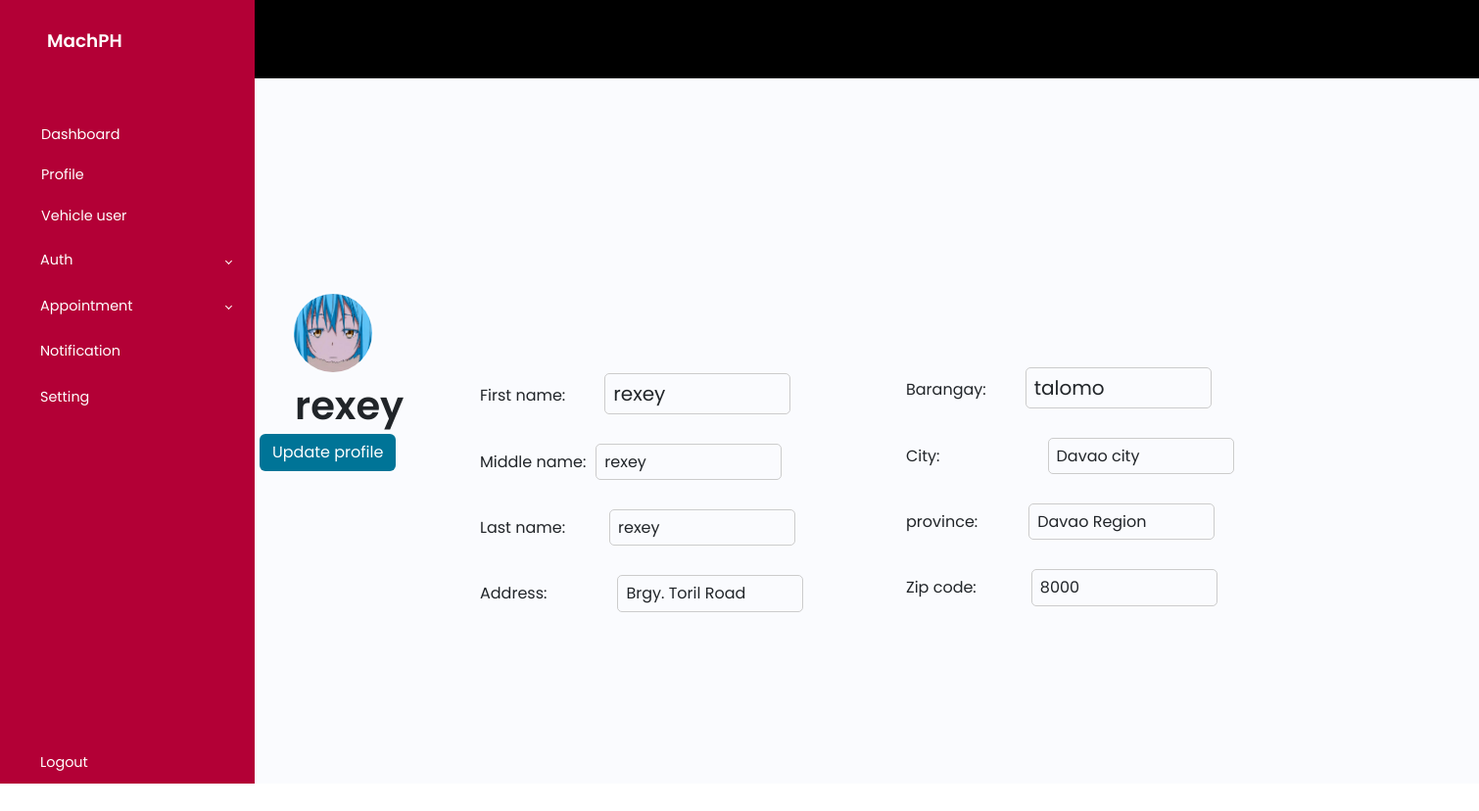
Screenshot of /profile.php (signed in) with the database file from the repository.
### tables this page shows
CREATE TABLE `user` (
  `id` int(100) NOT NULL,
  `name` varchar(100) NOT NULL,
  `firstname` varchar(255) DEFAULT NULL,
  `middlename` varchar(255) DEFAULT NULL,
  `lastname` varchar(255) DEFAULT NULL,
  `homeaddress` varchar(255) DEFAULT NULL,
  `email` varchar(100) NOT NULL,
  `password` varchar(100) NOT NULL,
  `image` varchar(100) NOT NULL,
  `barangay` varchar(255) DEFAULT NULL,
  `province` varchar(255) DEFAULT NULL,
  `municipality` varchar(255) DEFAULT NULL,
  `zipcode` varchar(255) DEFAULT NULL,
  `role` varchar(255) NOT NULL,
  `companyid` int(11) DEFAULT NULL
);

### profile.php (the view, shortened to what this page needs)
<?php
include 'config.php';
$user_id = $_SESSION['user_id'];
$select = mysqli_query($conn, "SELECT * FROM user WHERE id = '$user_id'") or die('query failed');
if(mysqli_num_rows($select) > 0){
   $fetch = mysqli_fetch_assoc($select);
} else {
   die('No user found');
}
?>
<!DOCTYPE html>
<html lang="en">
<head>
   <link href="https://cdn.jsdelivr.net/npm/bootstrap@5.3.0-alpha3/dist/css/bootstrap.min.css" rel="stylesheet"
>
   <link href="https://cdn.jsdelivr.net/npm/tailwindcss@2.2.19/dist/tailwind.min.css" rel="stylesheet">
   <link rel="stylesheet" href="css/nav.css">
   <link rel="stylesheet" href="css/profile.css">
   <link rel="stylesheet" href="css/home.css">
</head>
<body>
    <nav class="fixed w-full h-20 bg-black flex justify-between items-center px-4 text-gray-100 font-medium">
    </nav>
   <div class="container-navbar-home">
   <div class="wrapper">
        <aside id="sidebar">
            <div class="d-flex">
                <button class="toggle-btn" type="button">
                </button>
                <div class="sidebar-logo">
                    <a href="home.php">MachPH</a>
                </div>
            </div>
            <ul class="sidebar-nav">
            <li class="sidebar-item">
                    <a href="home.php" class="sidebar-link">
                    <span style="margin-left: 13px;">Dashboard</span>
                    </a>
                </li>
                <li class="sidebar-item">
                    <a href="profile.php" class="sidebar-link">
                    <span style="margin-left: 13px;">Profile</span>
                    </a>
                </li>
                <li class="sidebar-item">
               <a href="vehicleuser.php?user_id=<?php echo $_SESSION['user_id']; ?>" class="sidebar-link">
                    <span style="margin-left: 13px;">Vehicle user</span>
                </a>
                </li>
                <li class="sidebar-item">
                    <a href="#" class="sidebar-link collapsed has-dropdown" data-bs-toggle="collapse"
                        data-bs-target="#auth" aria-expanded="false" aria-controls="auth">
                        <span>Auth</span>
                    </a>
                </li>
                <li class="sidebar-item">
                    <a href="#" class="sidebar-link collapsed has-dropdown" data-bs-toggle="collapse"
                        data-bs-target="#multi" aria-expanded="false" aria-controls="multi">
                        <span>Appointment</span>
                    </a>
                </li>
                <li class="sidebar-item">
                    <a href="#" class="sidebar-link">
                        <span>Notification</span>
                    </a>
                </li>
                <li class="sidebar-item">
                    <a href="#" class="sidebar-link">
                        <span>Setting</span>
                    </a>
                </li>
            </ul>
            <div class="sidebar-footer">
            <a href="index.php" target="_blanck" class="sidebar-link">
                <span>Logout</span>
            </a>
            </div>
        </aside>
        <div class="main p-3">
        </div>
    </div>
   </div>
<div class="container-profile">
   <div class="profile">
      <?php
         if($fetch['image'] == ''){
            echo '<img src="images/default-avatar.png">';
         }else{
            echo '<img src="uploaded_img/'.$fetch['image'].'">';
         }
      ?>
       <h3><?php echo $fetch['name']; ?></h3>
      <a href="update_profile.php" class="btn">Update profile</a>
      </div>
      <div class="fullname-container">
            <div class="fullname-container-h4"><h4>First name:<p class="profile-box"><?php echo $fetch['firstname']; ?></p></h4> </div>
            <div class="fullname-container-h41"><h4>Middle name:<p class="profile-box1"><?php echo $fetch['middlename']; ?></p></h4> </div>
            <div class="fullname-container-h42"><h4>Last name:<p class="profile-box2"><?php echo $fetch['lastname']; ?></p></h4> </div>
            <div class="fullname-container-h43"> <h4>Address:<p class="profile-box3"><?php echo $fetch['homeaddress']; ?></p></h4> </div>
      </div>
      <div class="fullname-container fullname-container-2">
            <div class="fullname-container-h4"><h4>Barangay:<p class="profile-box-0"><?php echo $fetch['barangay']; ?></p></h4> </div>
            <div class="fullname-container-h41"><h4>City:<p class="profile-box1-1"><?php echo $fetch['municipality']; ?></p></h4> </div>
            <div class="fullname-container-h42"><h4>province:<p class="profile-box2-2"><?php echo $fetch['province']; ?></p></h4> </div>
            <div class="fullname-container-h43"> <h4>Zip code:<p class="profile-box3-3"><?php echo $fetch['zipcode']; ?></p></h4> </div>
      </div>
</div>
</body>
</html>

### css/nav.css (style rules this page uses)
a { text-decoration: none; }
li { list-style: none; }
body { font-family: 'Poppins', sans-serif; }
.wrapper { display: flex; }
.main { min-height: 100vh; width: 100%; overflow: hidden; transition: all 0.35s ease-in-out; background-color: #fafbfe; }
#sidebar { width: 70px; min-width: 70px; z-index: 1000; transition: all .25s ease-in-out; background-color: #b30036; display: flex; flex-direction: column; }
#sidebar.expand { width: 260px; min-width: 260px; }
.toggle-btn { background-color: transparent; cursor: pointer; border: 0; padding: 1rem 1.5rem; }
.sidebar-logo { margin: auto 0; }
.sidebar-logo a { color: #FFF; font-size: 1.15rem; font-weight: 600; }
.sidebar-nav { padding: 2rem 0; flex: 1 1 auto; }
a.sidebar-link { padding: .625rem 1.625rem; color: #FFF; display: block; font-size: 0.9rem; white-space: nowrap; border-left: 3px solid transparent; }
.sidebar-item { position: relative; }
#sidebar.expand .sidebar-link[data-bs-toggle="collapse"]::after { border: solid; border-width: 0 .075rem .075rem 0; content: ""; display: inline-block; padding: 2px; position: absolute; right: 1.5rem; top: 1.4rem; transform: rotate(-135deg); transition: all .2s ease-out; }
#sidebar.expand .sidebar-link[data-bs-toggle="collapse"].collapsed::after { transform: rotate(45deg); transition: all .2s ease-out; }

### css/profile.css (style rules this page uses)
* { padding: 0; margin: 0; box-sizing: border-box; font-family: 'Poppins', 'Quicksand'; }
.container-profile { position: relative; top: -500px; left: 300px ; }
.profile { position: relative; }
.profile img { border-radius: 100%; width: 80px; }
.profile h3 { margin: 10px 0 0 1px; font-size: 40px; font-weight: 600; }
.profile .btn { background-color: rgb(0, 116, 151); color: white; margin: 5px 0 0 -35px; cursor: pointer; }
.fullname-container { margin: -100px 0 0 190px; }
.profile-box { display: inline-block; padding: 8px; font-size: 20px; border: 1px solid #ccc; width: 190px; border-radius: 5px; margin-right: 50px; margin: 0 0 30px 40px; }
.profile-box1 { display: inline-block; padding: 8px; border: 1px solid #ccc; width: 190px; border-radius: 5px; margin-right: 10px; margin: 0 0 30px 10px; }
.profile-box2 { display: inline-block; padding: 8px; border: 1px solid #ccc; width: 190px; border-radius: 5px; margin-right: 10px; margin: 0 0 30px 45px; }
.profile-box3 { display: inline-block; padding: 8px; border: 1px solid #ccc; width: 190px; border-radius: 5px; margin-right: 10px; margin: 0 0 30px 72px; }
.profile-box-0 { display: inline-block; padding: 8px; font-size: 20px; border: 1px solid #ccc; width: 190px; border-radius: 5px; margin-right: 50px; margin: 0 0 30px 40px; }
.profile-box1-1 { display: inline-block; padding: 8px; border: 1px solid #ccc; width: 190px; border-radius: 5px; margin: 0 0 30px 110px; }
.profile-box2-2 { display: inline-block; padding: 8px; border: 1px solid #ccc; width: 190px; border-radius: 5px; margin: 0 0 30px 52px; }
.profile-box3-3 { display: inline-block; padding: 8px; border: 1px solid #ccc; width: 190px; border-radius: 5px; margin: 0 0 30px 56px; }
.fullname-container-2 { position: absolute; left: 435px; top: 175px; }

### css/home.css (style rules this page uses)
* { padding: 0; margin: 0; box-sizing: border-box; font-family: 'Poppins', 'Quicksand'; }

### rows the page displays
user: image (picture), name "rexey", firstname "rexey", middlename "rexey", lastname "rexey", homeaddress "Brgy. Toril Road", barangay "talomo", municipality "Davao city", province "Davao Region", zipcode "8000"
